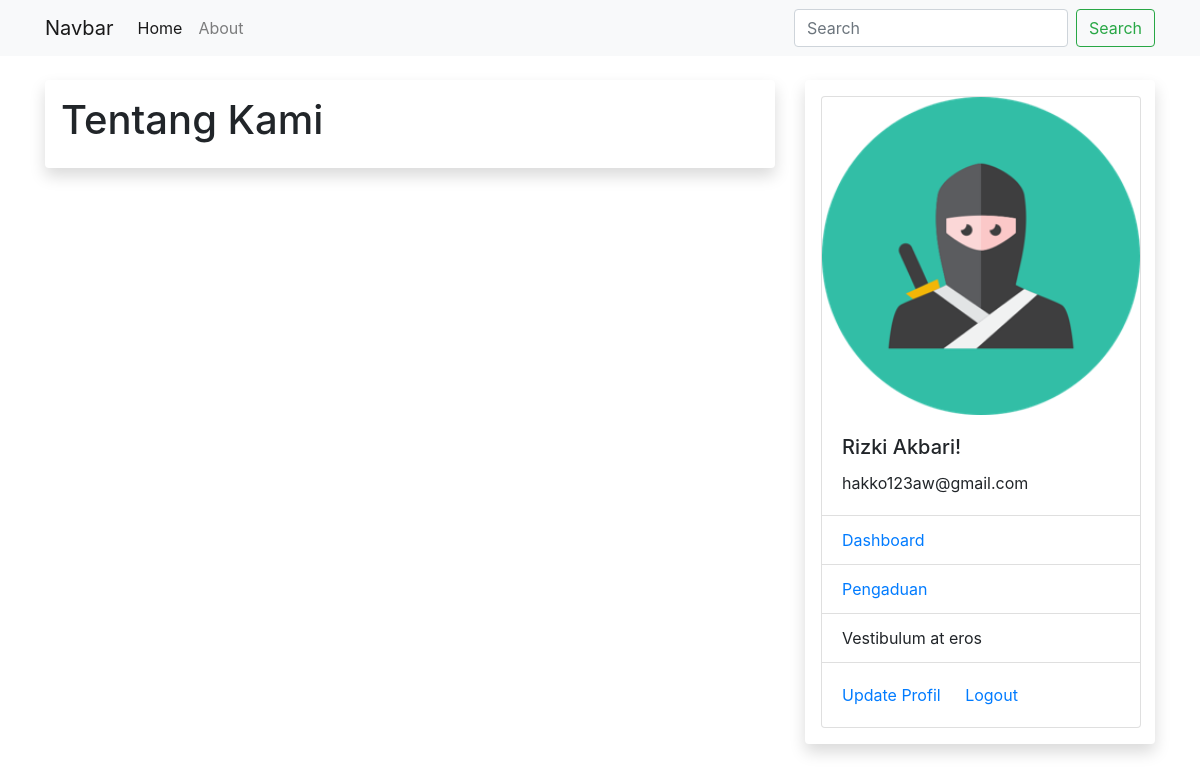
Page /about (signed in) on the committed database.
### sim/models.py (models this page shows, shortened)
class Tmahasiswa(db.Model, UserMixin):
    id = db.Column(db.Integer, primary_key=True)
    npm = db.Column(db.String(15), unique=True, nullable=False)
    nama = db.Column(db.String(100), nullable=False)
    email = db.Column(db.String(120), unique=True, nullable=False)
    password = db.Column(db.String(80), nullable=False)
    kelas = db.Column(db.String(20), nullable=False)
    alamat = db.Column(db.String(200), nullable=False)
    foto = db.Column(db.String(30), nullable=False, default='default.jpg')
    pengaduans = db.relationship('Tpengaduan', backref='mahasiswa', lazy=True)

### sim/mahasiswa/routes.py (the view)
@rmahasiswa.route("/about")
def about():
    return render_template('about.html')

### sim/models.py (called while the page is built)
@login_manager.user_loader
def load_user(mahasiswa_id):
    return Tmahasiswa.query.get(int(mahasiswa_id))

### sim/templates/about.html
{% extends "base.html" %}
{% block konten %}
<h1>Tentang Kami</h1>
{% endblock %}

### sim/templates/base.html (shortened to what this page needs)
<html>
<head>
    <link rel="stylesheet" href="{{url_for ('static', filename='css/bootstrap.min.css')}}"
>
    <link rel="stylesheet" type="text/css" href="{{ url_for ('static', filename='css/style.css')}}">
</head>
<body>
    <nav class="navbar navbar-expand-lg navbar-light bg-light">
        <div class="container">
            <a class="navbar-brand" href="#">Navbar</a>
            <div class="collapse navbar-collapse" id="navbarSupportedContent">
                <ul class="navbar-nav mr-auto">
                    <li class="nav-item active">
                        <a class="nav-link" href="{{url_for('rmahasiswa.home')}}">Home </a>
                    </li>
                    <li class="nav-item">
                        <a class="nav-link" href="{{url_for('rmahasiswa.about')}}">About</a>
                    </li>
                </ul>
                <form class="form-inline my-2 my-lg-0">
                    <input class="form-control mr-sm-2" type="search" placeholder="Search" aria-label="Search">
                    <button class="btn btn-outline-success my-2 my-sm-0" type="submit">Search</button>
                </form>
            </div>
        </div>
    </nav>
    <div class="container mt-4">
        <div class="row">
            <div class="col-md-8">
                <div class="shadow p-3 mb-5 bg-white rounded">
                    {% block konten %}
                    {% endblock %}
                </div>
            </div>
            <div class="col-md-4">
                <div class="shadow p-3 mb-5 bg-white rounded">
                    {% if current_user.is_authenticated %}
                    <div class="card" style="width: 20rem;">
                        <img src="{{url_for('static', filename='foto/'+current_user.foto)}}" class="card-img-top"
                            alt="...">
                        <div class="card-body">
                            <h5 class="card-title">{{current_user.nama}}!</h5>
                            <p class="card-text">{{current_user.email}}</p>
                        </div>
                        <ul class="list-group list-group-flush">
                            <li class="list-group-item"><a href="{{url_for('rmahasiswa.akun_mahasiswa')}}">
                                    Dashboard</a></li>
                            <li class="list-group-item"><a href="{{url_for('rmahasiswa.pengaduan')}}">
                                    Pengaduan</a></li>
                            <li class="list-group-item">Vestibulum at eros</li>
                        </ul>
                        <div class="card-body">
                            <a href="{{url_for('rmahasiswa.edit_mahasiswa')}}" class="card-link">Update Profil</a>
                            <a href="{{url_for('rmahasiswa.logout_mahasiswa')}}" class="card-link">Logout</a>
                        </div>
                    </div>
                    {% else %}
                    <h1>Menu Lain</h1>
                    <li>Data Mahasiswa</li>
                    <li>Data Dosen</li>
                    {% endif %}
                </div>
            </div>
        </div>
    </div>
</body>
</html>

### rows in the picture
Tmahasiswa: foto (picture), nama "Rizki Akbari", email "hakko123aw@gmail.com"
